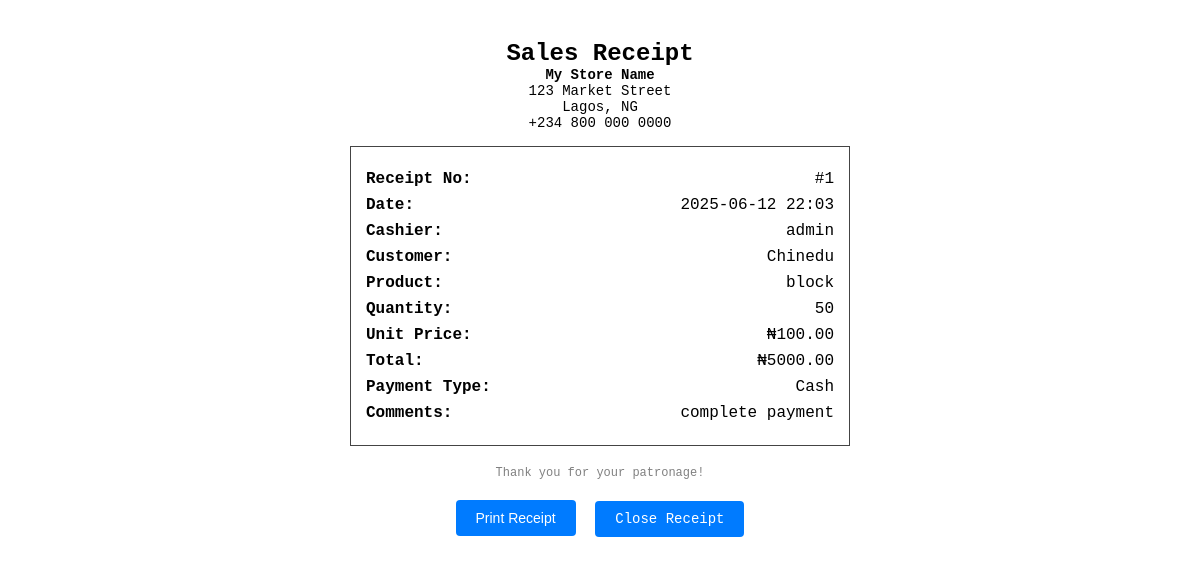
The app's page /receipt/1 (signed in) with its own data.
### models.py (models this page shows, shortened)
class Sale(db.Model):
    id = db.Column(db.Integer, primary_key=True)
    uuid = db.Column(db.String(36), unique=True, default=lambda: str(uuid.uuid4()))
    product_id = db.Column(db.Integer, db.ForeignKey('product.id'), nullable=False)
    quantity = db.Column(db.Integer, nullable=False)
    cost_price = db.Column(db.Float, nullable=False)  # <-- Add this line
    unit_price = db.Column(db.Float, nullable=False)
    total_price = db.Column(db.Float, nullable=False)
    customer_name = db.Column(db.String(100), nullable=True)
    payment_type = db.Column(db.String(50), nullable=True)  # e.g., Cash, Card, Mobile Money
    comments = db.Column(db.String(300), nullable=True)
    timestamp = db.Column(db.DateTime, default=datetime.utcnow)
    last_modified = db.Column(db.DateTime, default=datetime.utcnow, onupdate=datetime.utcnow)
    synced = db.Column(db.Boolean, default=False)
    user_id = db.Column(db.Integer, db.ForeignKey('user.id'))  # Link to User
    user = db.relationship('User', backref='sales')            # Optional: allows user.sales
    transaction_id = db.Column(db.Integer, db.ForeignKey('sale_transaction.id'), nullable=True)

class User(db.Model, UserMixin):
    id = db.Column(db.Integer, primary_key=True)
    uuid = db.Column(db.String(36), unique=True, default=lambda: str(uuid.uuid4()))
    username = db.Column(db.String(80), unique=True, nullable=False)
    full_name = db.Column(db.String(120), nullable=False)       # Full name field
    email = db.Column(db.String(120), unique=True, nullable=False)  # Email should be unique and required
    phone_number = db.Column(db.String(20), unique=True, nullable=True)  # Optional, but unique if provided
    password = db.Column(db.String(200), nullable=False)
    role = db.Column(db.String(20), nullable=False, default='user')  # roles: admin, approver, user
    is_approved = db.Column(db.Boolean, default=False)
    timestamp = db.Column(db.DateTime, default=datetime.utcnow)
    last_modified = db.Column(db.DateTime, default=datetime.utcnow, onupdate=datetime.utcnow)
    synced = db.Column(db.Boolean, default=False)

class Product(db.Model):
    id = db.Column(db.Integer, primary_key=True)
    uuid = db.Column(db.String(36), unique=True, default=lambda: str(uuid.uuid4()))
    barcode = db.Column(db.String(100), unique=True, nullable=True)  # <-- Add this line
    name = db.Column(db.String(100), nullable=False)
    quantity = db.Column(db.Integer, nullable=False)
    price = db.Column(db.Float, nullable=False)
    cost_price = db.Column(db.Float, nullable=False)
    timestamp = db.Column(db.DateTime, default=datetime.utcnow)
    last_modified = db.Column(db.DateTime, default=datetime.utcnow, onupdate=datetime.utcnow)
    synced = db.Column(db.Boolean, default=False)
    sales = db.relationship('Sale', backref='product', lazy=True)

### app.py (the view)
@app.route('/receipt/<int:sale_id>')
@login_required
def view_receipt(sale_id):
    sale = Sale.query.get_or_404(sale_id)
    product = Product.query.get(sale.product_id)
    return render_template('receipt.html', sale=sale, product=product)

### app.py (called while the page is built)
@login_manager.user_loader
def load_user(user_id):
    return User.query.get(int(user_id))

### templates/receipt.html (shortened to what this page needs)
<!DOCTYPE html>
<html>
<head>
</head>
<body>
    <h2>Sales Receipt</h2>
    <div class="store-info">
        <div><strong>My Store Name</strong></div>
        <div>123 Market Street</div>
        <div>Lagos, NG</div>
        <div>+234 800 000 0000</div>
    </div>
    <div class="receipt-box">
        <div class="line"><strong>Receipt No:</strong> <span>#{{ sale.id }}</span></div>
        <div class="line"><strong>Date:</strong> <span>{{ sale.timestamp.strftime('%Y-%m-%d %H:%M') }}</span></div>
        <div class="line"><strong>Cashier:</strong> <span>{{ sale.user.username }}</span></div>
        <div class="line"><strong>Customer:</strong> <span>{{ sale.customer_name or 'N/A' }}</span></div>
        <div class="line"><strong>Product:</strong> <span>{{ product.name }}</span></div>
        <div class="line"><strong>Quantity:</strong> <span>{{ sale.quantity }}</span></div>
        <div class="line"><strong>Unit Price:</strong> <span>₦{{ "%.2f"|format(sale.unit_price) }}</span></div>
        <div class="line"><strong>Total:</strong> <span>₦{{ "%.2f"|format(sale.total_price) }}</span></div>
        <div class="line"><strong>Payment Type:</strong> <span>{{ sale.payment_type }}</span></div>
        {% if sale.comments %}
        <div class="line"><strong>Comments:</strong> <span>{{ sale.comments }}</span></div>
        {% endif %}
    </div>
    <div class="footer">Thank you for your patronage!</div>
    <div class="btn-actions">
        <button onclick="window.print()">Print Receipt</button>
        <a href="{{ url_for('sales_list') }}">Close Receipt</a>
    </div>
</body>
</html>

### templates/receipt.html (style rules this page uses)
body { font-family: monospace, monospace; max-width: 500px; margin: 20px auto; background-color: #fff; color: #000; padding: 20px; font-size: 16px; }
h2, .store-info { text-align: center; margin: 0; }
.store-info { font-size: 14px; margin-bottom: 15px; }
.receipt-box { border: 1px solid #444; padding: 15px; margin-bottom: 20px; }
.line { display: flex; justify-content: space-between; margin: 8px 0; }
.line strong { flex-basis: 40%; }
.footer { text-align: center; font-size: 12px; color: gray; }
.btn-actions { text-align: center; margin-top: 15px; }
.btn-actions button, .btn-actions a { background: #007bff; border: none; padding: 10px 20px; font-size: 14px; color: #fff; border-radius: 4px; text-decoration: none; margin: 5px; cursor: pointer; display: inline-block; }

### records on screen
Sale: id "1", timestamp "2025-06-12 22:03", customer_name "Chinedu", quantity "50", unit_price "100.00", total_price "5000.00", payment_type "Cash", comments "complete payment"
User: user.username "admin"
Product: name "block"
